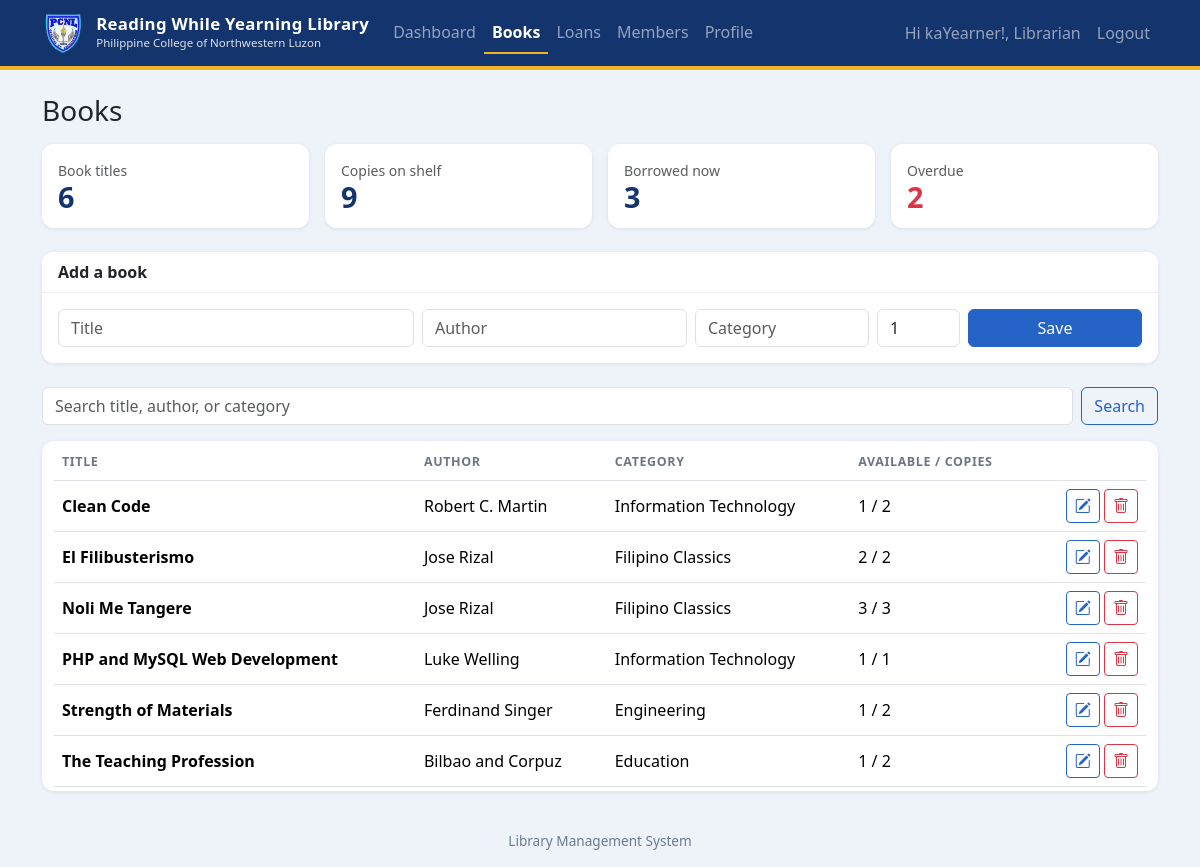
The app's page /admin/books.php (signed in) with its own data.
### tables this page shows
CREATE TABLE books (
  id INT AUTO_INCREMENT PRIMARY KEY,
  title VARCHAR(200) NOT NULL,
  author VARCHAR(120) NOT NULL,
  category VARCHAR(60) DEFAULT '',
  copies INT NOT NULL DEFAULT 1
);

### connection.php (called while the page is built, shortened)
<?php
function run_query($conn, $sql, $types = "", $params = array()) {
    $stmt = mysqli_prepare($conn, $sql);
    if ($types != "") {
        mysqli_stmt_bind_param($stmt, $types, ...$params);
    }
    if (!mysqli_stmt_execute($stmt)) {
        die("Query error: " . mysqli_stmt_error($stmt));
    }
    $result = mysqli_stmt_get_result($stmt);
    return $result;
}
function e($text) {
    return htmlspecialchars((string)$text, ENT_QUOTES, 'UTF-8');
}
?>

### admin/books.php (the view, shortened to what this page needs)
<?php
include '../connection.php';
$edit = array('id' => 0, 'title' => '', 'author' => '', 'category' => '', 'copies' => 1);
$titles = mysqli_fetch_assoc(mysqli_query($conn, "SELECT COUNT(*) AS n FROM books"));
$copies_total = mysqli_fetch_assoc(mysqli_query($conn, "SELECT COALESCE(SUM(copies), 0) AS n FROM books"));
$borrowed = mysqli_fetch_assoc(mysqli_query($conn, "SELECT COUNT(*) AS n FROM loans WHERE returned_on IS NULL"));
$overdue = mysqli_fetch_assoc(run_query($conn, "SELECT COUNT(*) AS n FROM loans WHERE returned_on IS NULL AND due_on < ?", "s", array(date('Y-m-d'))));
$q = isset($_GET['q']) ? trim($_GET['q']) : "";
$like = "%" . $q . "%";
$books = run_query($conn,
    "SELECT b.*, b.copies - (SELECT COUNT(*) FROM loans l WHERE l.book_id = b.id AND l.returned_on IS NULL) AS available
     FROM books b
     WHERE b.title LIKE ? OR b.author LIKE ? OR b.category LIKE ?
     ORDER BY b.title",
    "sss", array($like, $like, $like));
include '../header.php';
?>
<h1 class="h3 mb-3">Books</h1>
<section class="row g-3 mb-4">
  <div class="col-6 col-md-3"><div class="card stat"><div class="card-body"><div class="text-muted small">Book titles</div><div class="num"><?php echo $titles['n']; ?></div></div></div></div>
  <div class="col-6 col-md-3"><div class="card stat"><div class="card-body"><div class="text-muted small">Copies on shelf</div><div class="num"><?php echo $copies_total['n'] - $borrowed['n']; ?></div></div></div></div>
  <div class="col-6 col-md-3"><div class="card stat"><div class="card-body"><div class="text-muted small">Borrowed now</div><div class="num"><?php echo $borrowed['n']; ?></div></div></div></div>
  <div class="col-6 col-md-3"><div class="card stat"><div class="card-body"><div class="text-muted small">Overdue</div><div class="num danger"><?php echo $overdue['n']; ?></div></div></div></div>
</section>
<section class="card mb-4" id="edit-book">
  <div class="card-header"><?php echo $edit['id'] > 0 ? 'Edit book' : 'Add a book'; ?></div>
  <div class="card-body">
    <form method="POST" class="row g-2 needs-validation" novalidate>
      <div class="col-sm-4">
        <input type="text" name="title" class="form-control" placeholder="Title"<?php echo $edit['id'] > 0 ? ' autofocus' : ''; ?> value="<?php echo e($edit['title']); ?>" required>
      </div>
      <div class="col-sm-3">
        <input type="text" name="author" class="form-control" placeholder="Author" value="<?php echo e($edit['author']); ?>" required>
      </div>
      <div class="col-sm-2">
        <input type="text" name="category" class="form-control" placeholder="Category" value="<?php echo e($edit['category']); ?>">
      </div>
      <div class="col-sm-1">
        <input type="number" name="copies" class="form-control" placeholder="Copies" min="1" value="<?php echo e($edit['copies']); ?>" required>
      </div>
      <div class="col-sm-2">
        <button type="submit" class="btn btn-primary w-100">Save</button>
      </div>
    </form>
  </div>
</section>
<section>
  <form class="d-flex mb-3" method="GET">
    <input class="form-control me-2" type="search" name="q" placeholder="Search title, author, or category" value="<?php echo e($q); ?>">
    <button type="submit" class="btn btn-outline-primary">Search</button>
  </form>
  <?php if (mysqli_num_rows($books) == 0) { ?>
    <div class="alert alert-info">No books found.</div>
  <?php } else { ?>
  <div class="table-responsive">
    <table class="table align-middle bg-white">
      <thead><tr><th>Title</th><th>Author</th><th>Category</th><th>Available / Copies</th><th></th></tr></thead>
      <tbody>
      <?php while ($b = mysqli_fetch_assoc($books)) { ?>
        <tr>
          <td><strong><?php echo e($b['title']); ?></strong></td>
          <td><?php echo e($b['author']); ?></td>
          <td><?php echo e($b['category']); ?></td>
          <td><?php echo (int)$b['available']; ?> / <?php echo (int)$b['copies']; ?></td>
          <td class="text-end">
            <a class="btn btn-sm btn-outline-primary btn-icon" href="books.php?edit=<?php echo $b['id']; ?>#edit-book" title="Edit" aria-label="Edit <?php echo e($b['title']); ?>" data-bs-toggle="tooltip"><i class="bi bi-pencil-square"></i></a>
            <form method="POST" class="d-inline confirm-delete" data-message="<?php echo e('Delete the book "' . $b['title'] . '" by ' . $b['author'] . '? This cannot be undone.'); ?>">
              <button type="submit" class="btn btn-sm btn-outline-danger btn-icon" title="Delete" aria-label="Delete <?php echo e($b['title']); ?>" data-bs-toggle="tooltip"><i class="bi bi-trash"></i></button>
            </form>
          </td>
        </tr>
      <?php } ?>
      </tbody>
    </table>
  </div>
  <?php } ?>
</section>
<?php include '../footer.php'; ?>

### assets/style.css (style rules this page uses)
:root { --navy: #14346e; --navy-dark: #0f2a5c; --gold: #f0b323; --blue: #2563c7; --blue-dark: #1d4fa3; --page-bg: #eef3fa; --brand: var(--navy); --brand-dark: var(--navy-dark); }
body { background: var(--page-bg); }
h1, h2 { font-weight: 700; color: var(--navy); }
.card { border: 0; border-radius: .75rem; box-shadow: 0 1px 4px rgba(0, 0, 0, .08); }
.card-header { background: #fff; color: var(--nacvy); font-weight: 600; border-bottom: 1px solid #eef1f4; border-radius: .75rem .75rem 0 0 !important; }
.table-responsive { background: #fff; border-radius: .75rem; box-shadow: 0 1px 4px rgba(0, 0, 0, .08); padding: .25rem .75rem; }
.table-responsive .table { margin-bottom: 0; }
.table thead th { color: #6b7785; font-size: .78rem; text-transform: uppercase; letter-spacing: .05em; }
.btn-primary { background: var(--blue); border-color: var(--blue); }
.btn-outline-primary { color: var(--blue); border-color: var(--blue); }
a { color: var(--blue); }
.stat .num { font-size: 1.8rem; font-weight: 700; line-height: 1.1; color: var(--brand); }
.stat .num.danger { color: #dc3545; }
.btn-icon { width: 34px; height: 34px; padding: 0; display: inline-flex; align-items: center; justify-content: center; }
.btn-icon i { font-size: 1rem; line-height: 1; }

### records on screen
books: title "Clean Code", author "Robert C. Martin", category "Information Technology", available "1", copies "2"
books: title "El Filibusterismo", author "Jose Rizal", category "Filipino Classics", available "2", copies "2"
books: title "Noli Me Tangere", author "Jose Rizal", category "Filipino Classics", available "3", copies "3"
books: title "PHP and MySQL Web Development", author "Luke Welling", category "Information Technology", available "1", copies "1"
books: title "Strength of Materials", author "Ferdinand Singer", category "Engineering", available "1", copies "2"
books: title "The Teaching Profession", author "Bilbao and Corpuz", category "Education", available "1", copies "2"

### other values on screen
$label "Dashboard Books Loans Members Profile"
$_SESSION['name'] "Librarian"
$titles['n'] "6"
$copies_total['n'] - $borrowed['n'] "9"
$borrowed['n'] "3"
$overdue['n'] "2"
